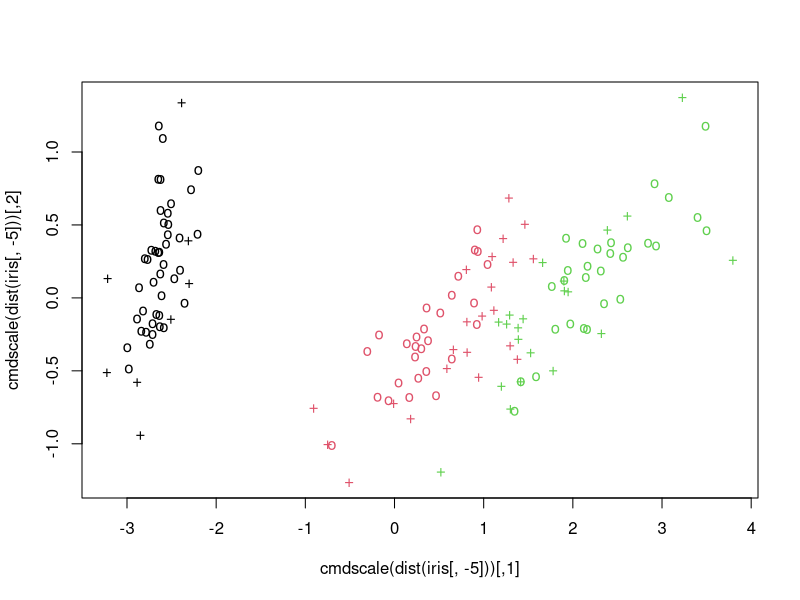
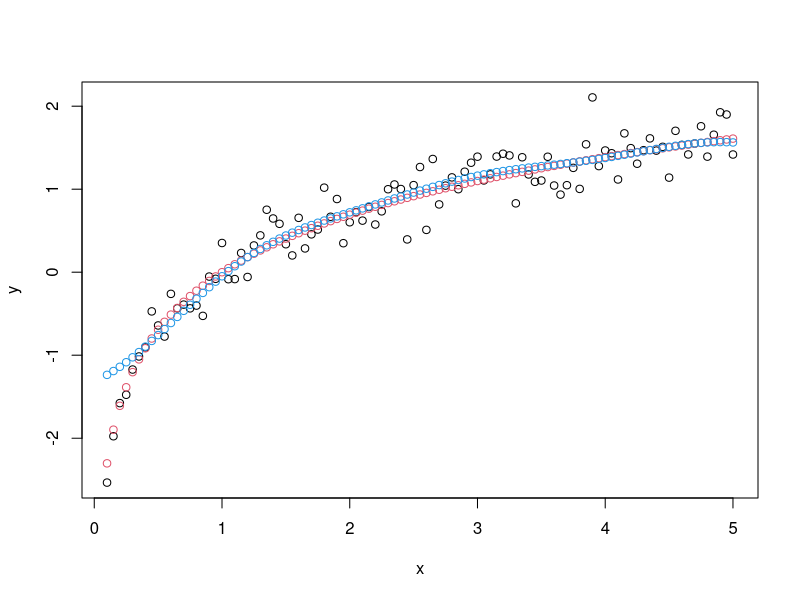
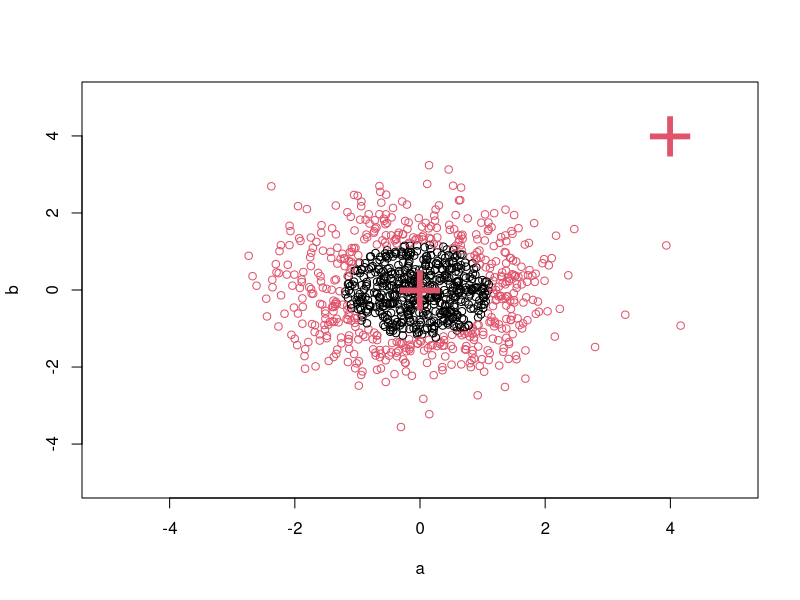

Generate these figures, in order, with R:
# SVM para clasificación multiclase

# Para este ejemplo, trabajaremos con el dataset clásico, Iris data.
library("e1071")
data(iris)
 attach(iris)
## classification mode
# default with factor response:
model <- svm(Species ~ ., data = iris)

# alternatively the traditional interface:
x <- subset(iris, select = -Species)
y <- Species
model <- svm(x, y)
print(model)

summary(model)


# test with train data
pred <- predict(model, x)
# (same as:)
pred <- fitted(model)
# Check accuracy:
table(pred, y)


# compute decision values and probabilities:
pred <- predict(model, x, decision.values = TRUE)
attr(pred, "decision.values")[1:4,]
# visualize (classes by color, SV by crosses):
plot(cmdscale(dist(iris[,-5])),col = as.integer(iris[,5]),pch = c("o","+")[1:150 %in% model$index + 1])



## try regression mode on two dimensions
# create data
x <- seq(0.1, 5, by = 0.05)
y <- log(x) + rnorm(x, sd = 0.2)
# estimate model and predict input values
m <- svm(x, y)
new <- predict(m, x)
# visualize
plot(x, y)
points(x, log(x), col = 2)
points(x, new, col = 4)


## density-estimation
# create 2-dim. normal with rho=0:
X <- data.frame(a = rnorm(1000), b = rnorm(1000))
attach(X)
# traditional way:
m <- svm(X, gamma = 0.1)
# formula interface:
m <- svm(~., data = X, gamma = 0.1)
# or:
m <- svm(~ a + b, gamma = 0.1)
# test:
newdata <- data.frame(a = c(0, 4), b = c(0, 4))
predict (m, newdata)
plot(X, col = 1:1000 %in% m$index + 1, xlim = c(-5,5), ylim=c(-5,5))
points(newdata, pch = "+", col = 2, cex = 5)

